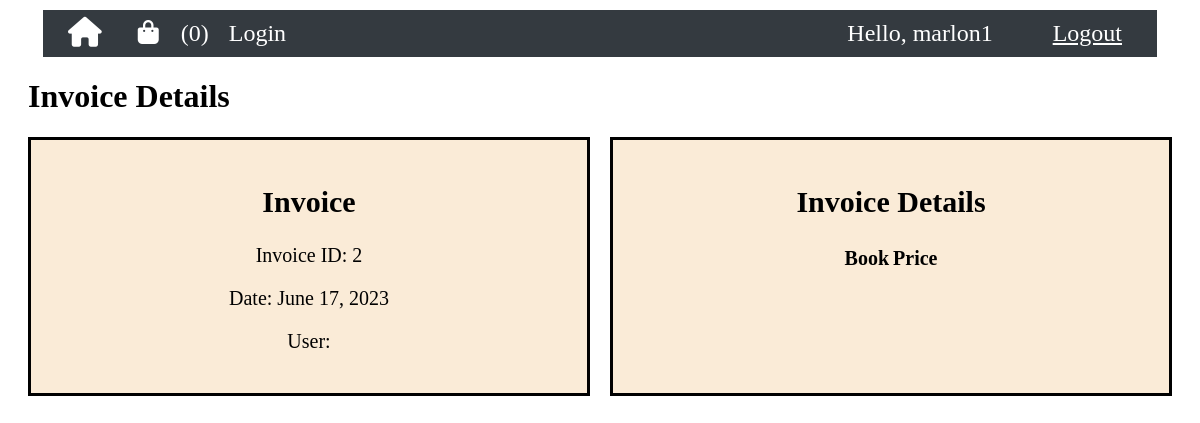
Page /invoice/2/book/2/ (signed in) on the committed database.
### book_store_arboleda/models.py (models this page shows, shortened)
class Cart(models.Model):
    user = models.OneToOneField(User, on_delete=models.CASCADE)
    books=models.ManyToManyField(Book)
    book_count = models.PositiveIntegerField(default=0)
    total_amount = models.DecimalField(max_digits=10, decimal_places=2, default=0)

class Invoice(models.Model):
    payment = models.ForeignKey(Payment, on_delete=models.CASCADE)
    customer = models.ForeignKey(Customer, on_delete=models.CASCADE)
    date = models.DateField(auto_now_add=True)

### book_store_arboleda/views.py (the view)
# urls.py: path('invoice/<int:invoice_id>/book/<int:book_id>/', views.invoice_detail, name='invoice_detail'),
def invoice_detail(request, invoice_id, book_id):
    invoice = get_object_or_404(Invoice, id=invoice_id)
    invoice_details = Invoice_detail.objects.filter(invoice=invoice)
    books = [invoice_detail.book for invoice_detail in invoice_details]
    book = Book.objects.get(id=book_id)
    user = request.user
    cart = Cart.objects.get(user=user)
    context = {
        'invoice': invoice,
        'books': books,
        'book': book,
        'cart': cart,
    }
    print('--- book id: ', book_id)
    print('--- invoice id: ', invoice)
    return render(request, 'book_store_arboleda/invoice_detail.html', context)

### book_store_arboleda/templates/book_store_arboleda/invoice_detail.html (shortened to what this page needs)
{% extends "book_store_arboleda/base.html" %}
{% load static %}
{% block css %}
<link rel="stylesheet" type="text/css" href="{% static 'css/book_store_arboleda/invoice_detail.css' %}">
{% endblock %}
{% block content %}
<div class="main-content">
  <h1>Invoice Details</h1>
  <div class="invoice-section">
    <div class="invoice-info">
      <h2>Invoice</h2>
      <p>Invoice ID: {{ invoice.id }}</p>
      <p>Date: {{ invoice.date }}</p>
      <p>User: {{ invoice.user.username }}</p>
    </div>
    <div class="invoice-order">
      <h2>Invoice Details</h2>
      <div class="table">
        <table>
          <thead>
            <tr>
              <th>Book</th>
              <th>Price</th>
            </tr>
          </thead>
        </table>
      </div>
    </div>
  </div>
</div>
{% endblock %}

### book_store_arboleda/templates/book_store_arboleda/navbar.html (shortened to what this page needs)
<!DOCTYPE html>
<html lang="en">
<head>
{% load static %}
{% block css %}
<link rel="stylesheet" type="text/css" href="{% static 'css/book_store_arboleda/navbar1.css' %}">
{% endblock %}
</head>
<body>
{% block content %}
  <nav class="navbar">
    <ul>
      <li><a class="nav-link" href="{% url 'home' %}"><i class="fa-solid fa-home fa-lg"></i></a></li>
      {% if request.user.is_staff %}
      <li><a class="nav-link" href="{% url 'addbook' %}">Add Books</a></li>
      {% else %}
        <li><a class="nav-link" href="{% url 'viewcart' %}"><i class="fa-solid fa-bag-shopping"></i></a>
          {% if request.user.is_authenticated %}
            {% if cart %}
              <span class="book-count">({{ cart.book_count }})</span>
            {% else %}
              <span class="book-count">(0)</span>
            {% endif %}
          {% endif %}
        </li>
      {% endif %}
      <li><a class="nav-link" href="{% url 'login' %}">Login</a></li>
    </ul>
    <div class="navbar-right">
      <span class="hello-msg">Hello, {{ request.user }}</span>
      <span><a class="hello-msg" href="{% url 'logout' %}">Logout</a></span>
    </div>
  </nav>
{% endblock %}
</body>
</html>

### static/css/book_store_arboleda/invoice_detail.css (style rules this page uses)
.main-content { margin: 20px; }
.invoice-section { display: flex; gap: 20px; margin: 0 auto; max-width: 1200px; }
.invoice-info, .invoice-order { flex: 1; border: solid; text-align: center; font-size: 20px; padding: 20px; background-color: antiquewhite; }
.table { display: flex; flex-direction: column; align-items: center; justify-content: center; padding-bottom: 30px; text-align: start; }

### static/css/book_store_arboleda/navbar1.css (style rules this page uses)
.navbar { display: flex; justify-content: space-between; align-items: center; background-color: #343a40; padding: 10px 15px 10px 15px; margin: 10px 35px 10px 35px;; }
ul { display: flex; list-style: none; margin: 0; padding: 0; font-size: 1.5rem; }
li { margin: 0 10px; }
.nav-link { padding-right: 1rem; text-decoration: none; color: #fff; }
.hello-msg { color: #fff; padding-right: 20px; margin-left: 20px; }
.navbar-right { justify-content: flex-end; display: flex; align-items: center; font-size: 1.5rem; }
.navbar-right span { margin-left: 20px; }
.book-count { color: white; }

### rows in the picture
Cart: book_count "0"
Invoice: id "2", date "June 17, 2023"

### other values in the picture
{{ request.user }} "marlon1"
